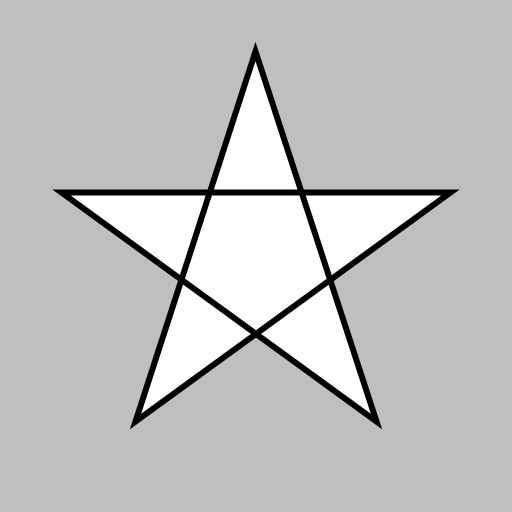
Frame 1 (no input)
Frame 60 (the mouse pressed at the canvas centre just before this capture): identical to frame 1, image omitted
Frame 120 (the mouse held since frame 60 and released just before this capture): identical to frame 1, image omitted

The Processing sketch that drew this single still picture (run headless with seeded random() and noise(); from frame 60 on, the mouse is pressed at the canvas centre):

// Processing sketch: ANI2012H22_DrawStar
// ── ANI2012H22_DrawStar.pde
// ANI2012H22_DrawStar.pde
// Dessine des polygones en forme d'étoile.

int side = 5;
float angle;
float offset;
float radius;
float centerX;
float centerY;
float positionX;
float positionY;

void setup()
{
  size(512, 512);

  strokeWeight(6);
  strokeCap(ROUND);

  radius = width * 0.4f;

  centerX = width / 2.0f;
  centerY = height / 2.0f;
}

void draw()
{
  background(191);

  // aligner le premier sommet sur l'axe Y
  angle = radians(-90.0f);

  // angle entre chaque sommet
  offset = radians(360.0f / side);

  // débuter une nouvelle forme vectorielle
  beginShape();

  // boucle avec une itération pour chaque côté du polygone
  for (int index = 0; index < side; ++index)
  {
    // calculer la position du prochain sommet
    positionX = centerX + cos(angle) * radius;
    positionY = centerY + sin(angle) * radius;

    // ajouter le sommet au polygone
    vertex(positionX, positionY);

    // décalage de 2 fois l'angle entre 2 sommets
    angle += offset * 2;
  }

  // terminer et rendre la forme vectorielle
  endShape(CLOSE);
}

void keyReleased()
{
  if (key == '1')
    side = 3;
  if (key == '2')
    side = 5;
  if (key == '3')
    side = 7;
  if (key == '4')
    side = 9;
  if (key == '5')
    side = 11;
  if (key == '6')
    side = 13;
  if (key == '7')
    side = 15;
  if (key == '8')
    side = 17;
  if (key == '9')
    side = 19;
  if (key == '0')
    side = 21;
}
